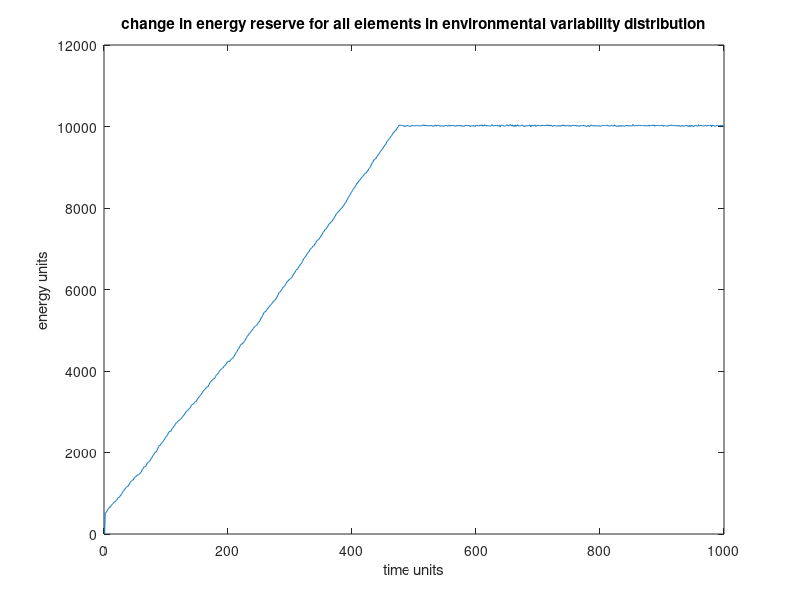
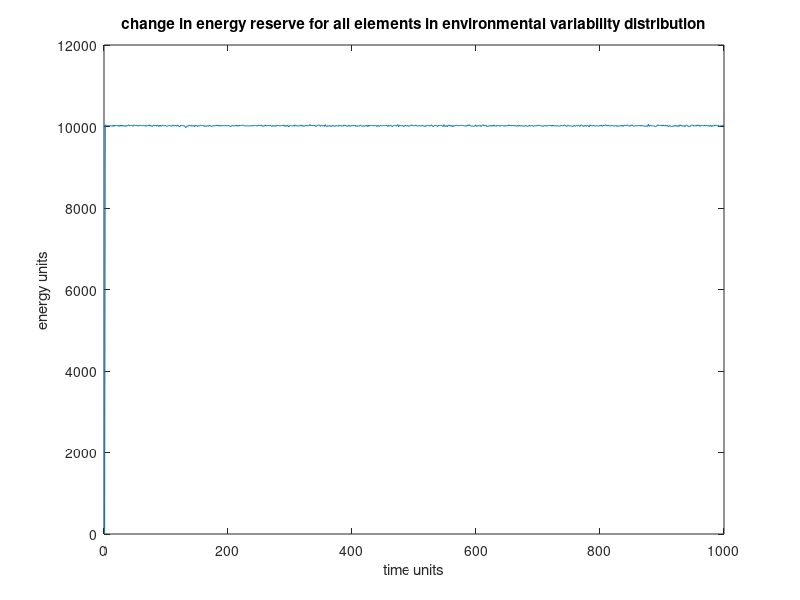
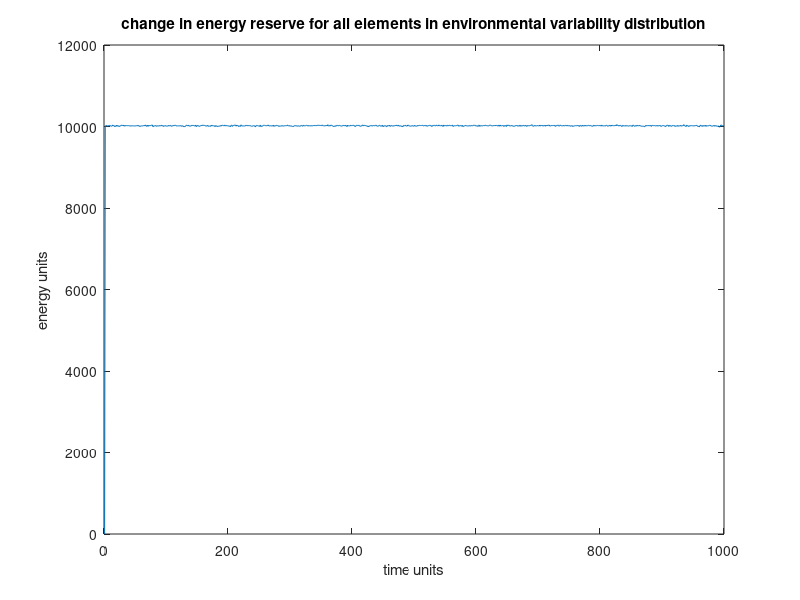
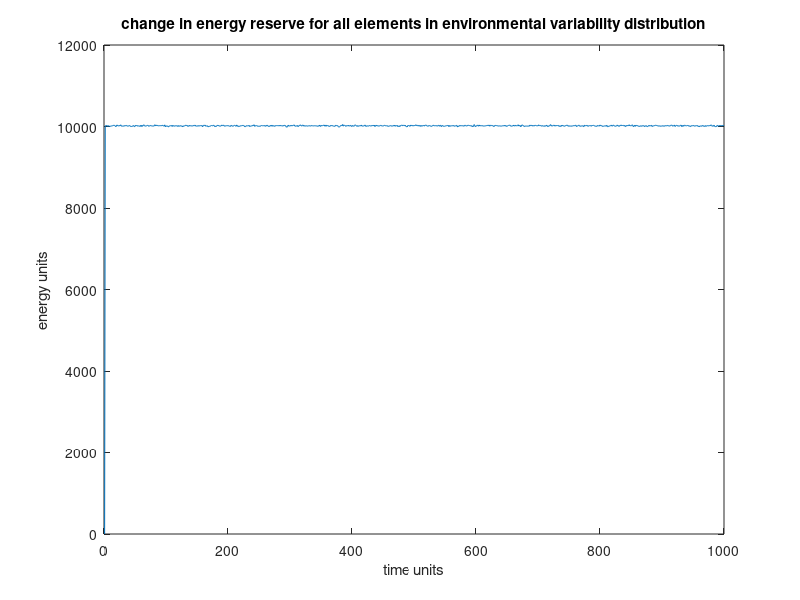

Reproduce these figures in MATLAB, in order.
close all
clear all
clc
%Initial conditions
b = 30; %resting metabolic energy
s1 = 50:1:80; %signal strength in energy units
x = 500; % energy tank at beginning 
tmax = 1000; %Max no. of time steps

for i = 1: length(s1)% for different signal consumptions 
    s = s1(i);
for t = 2:tmax % run for so many timesteps
%environmental richness distribution
g = random('Normal',100,10); %randomly pick environmental gain from a normally varying environment
x = x - b - s + g;
xnew = x; 
xnewt(:,t)=xnew; %save all fueltank values for different time steps
if x > 10000 % if fuel tank reach a max of 10000 energy units, stop, cant eat more
    x = 10000;
end
if x <= 500 %if fuel tank deplenished, stop. Dead!
    xnew = 0; 
xnewt(:,t)=xnew; %save all fueltank values for different time steps
end
end
probsurv(i) = xnewt(end); % calculate and store prob of surv by last value at last time step (whether tank full or zero) for different values of S
figure
plot(xnewt)
title('change in energy reserve for all elements in environmental variability distribution')
xlabel('time units')
ylabel('energy units')
end
figure
scatter(s1, probsurv) % plot (prob of surv vs different values of energy consumption)
title('change in survival for individuals')
xlabel('different signal consumption')
ylabel('energy units')
txt = {'Surviving individuals'};
text(80,10500,txt);
txt1 = {'Dead individuals'};
text(80,500,txt1)




 



